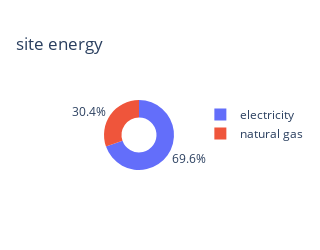

Source (notebook cell):
### Code cell
df_projection = pd.DataFrame(js['emissions_projection'])
df_enduses = pd.DataFrame(js['enduses']['enduses_per_sf'])
df_enduses
px.pie(df_enduses, values='kbtu', names='fuel', labels='kbtu', width=250, height=250, hole=0.5, title='site energy')
# px.line(df_projection, x='year', y='kg_co2_per_sf')

### Figure 1 — Plotly figure (JSON) as saved in the notebook; plotly's stock layout.template omitted (floating-point values rounded to 4 significant figures)
{"data": [{"domain": {"x": [0, 1], "y": [0, 1]}, "hole": 0.5, "hovertemplate": "fuel=%{label}<br>kbtu=%{value}<extra></extra>", "labels": ["electricity", "natural gas"], "legendgroup": "", "name": "", "showlegend": true, "type": "pie", "values": [33.16, 14.47]}], "layout": {"height": 250, "legend": {"tracegroupgap": 0}, "title": {"text": "site energy"}, "width": 250}}
